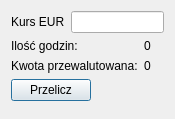
<?xml version="1.0" encoding="UTF-8"?>
<ui version="4.0">
 <class>PrzeliczWalute</class>
 <widget class="QDialog" name="PrzeliczWalute">
  <property name="geometry">
   <rect>
    <x>0</x>
    <y>0</y>
    <width>175</width>
    <height>119</height>
   </rect>
  </property>
  <property name="windowTitle">
   <string>Dialog</string>
  </property>
  <layout class="QFormLayout" name="formLayout">
   <item row="0" column="0" colspan="2">
    <layout class="QHBoxLayout" name="horizontalLayout">
     <item>
      <widget class="QLabel" name="label">
       <property name="text">
        <string>Kurs EUR</string>
       </property>
      </widget>
     </item>
     <item>
      <widget class="QLineEdit" name="Euro_lineEdit"/>
     </item>
    </layout>
   </item>
   <item row="2" column="0">
    <widget class="QLabel" name="label_2">
     <property name="text">
      <string>Ilość godzin:</string>
     </property>
    </widget>
   </item>
   <item row="2" column="1">
    <widget class="QLabel" name="label_Godziny">
     <property name="text">
      <string>0</string>
     </property>
    </widget>
   </item>
   <item row="3" column="0">
    <widget class="QLabel" name="label_4">
     <property name="text">
      <string>Kwota przewalutowana:</string>
     </property>
    </widget>
   </item>
   <item row="3" column="1">
    <widget class="QLabel" name="label_Kwota">
     <property name="text">
      <string>0</string>
     </property>
    </widget>
   </item>
   <item row="4" column="0">
    <widget class="QPushButton" name="pushButton">
     <property name="text">
      <string>Przelicz</string>
     </property>
    </widget>
   </item>
  </layout>
 </widget>
 <resources/>
 <connections/>
</ui>
